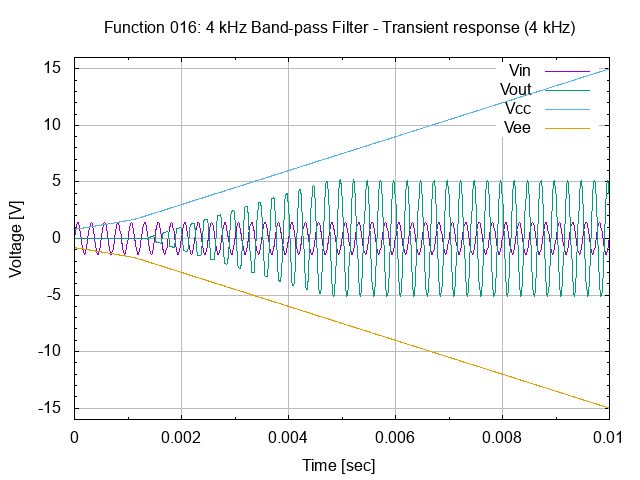

Generate this figure with gnuplot:
# set terminal
set term png

#set graph
set output "26.016.00.01.01.03.png"
set title "Function 016: 4 kHz Band-pass Filter - Transient response (4 kHz)"

# setup Y-axis
set yrange [-16:16]
set grid ytics lt 1 lw 1 lc rgb "#bbbbbb"
set mytics
set ylabel "Voltage [V]"

# setup X-axis
set grid xtics lt 1 lw 1 lc rgb "#bbbbbb"
set mxtics
set xrange [0:0.01]
set xlabel "Time [sec]"

# setup plot style
set style data lines
plot '26.016.00.01.01.dat' using 1:2 title "Vin", \
     '26.016.00.01.01.dat' using 1:3 title "Vout", \
     '26.016.00.01.01.dat' using 1:4 title "Vcc", \
     '26.016.00.01.01.dat' using 1:5 title "Vee"

# set output back to default
set output

# reset terminal type
set terminal pop
